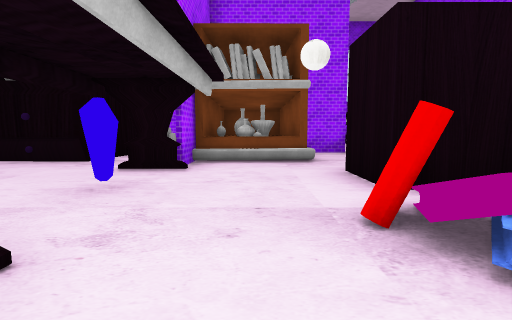
[1] (above)

21 first-person views from a walk through a scene from a Unity 3-D project. The camera is 1.3 m above the floor, tilts 6° down and sees 85° across. The floor is counted in squares, 2 m on a side. Each view is taken from the middle of a square. On the plan, view 1 faces up. The plan holds only what a view shows up to about 9 squares ahead; the rest is blank. The place goes on beyond the plan. The player character is not drawn. Some surface patterns are stand-ins.

[2]
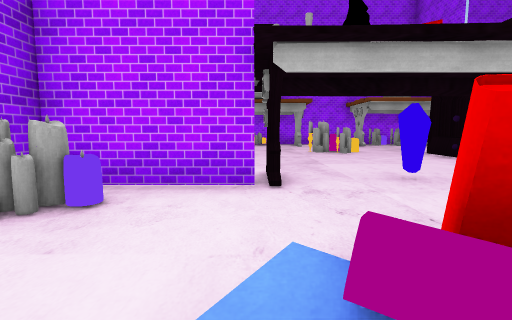

[3]
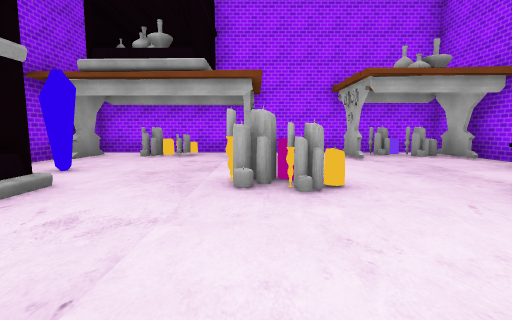

[4]
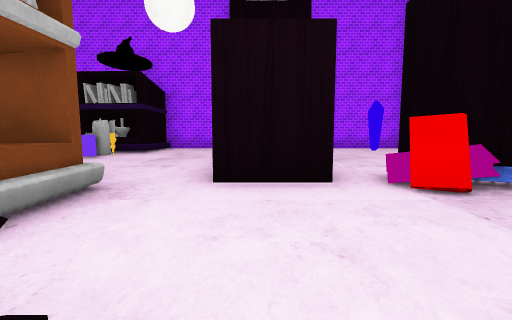

[5]
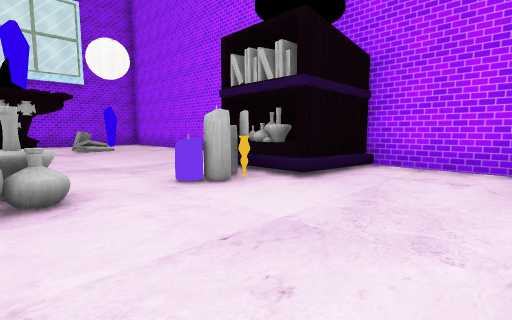

[6]
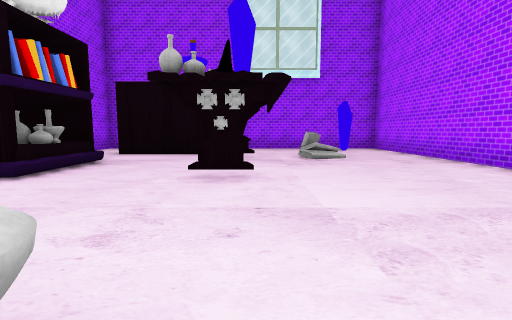

[7]
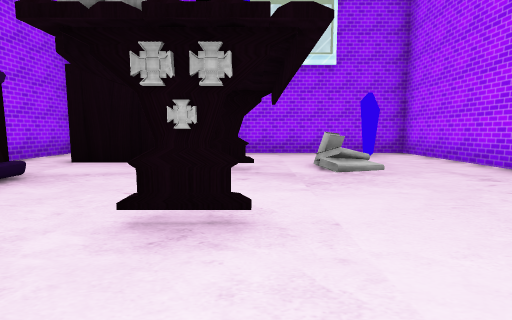

[8]
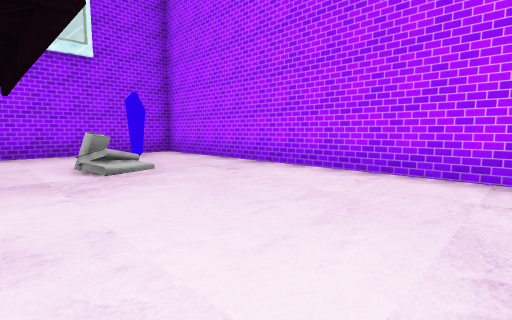

[9]
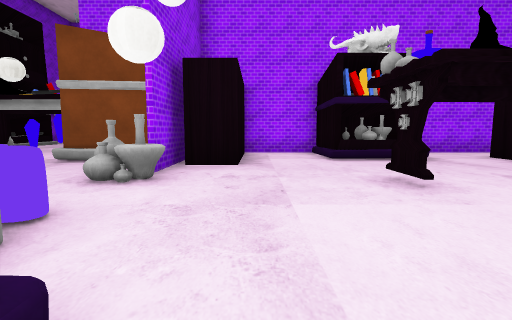

[10]
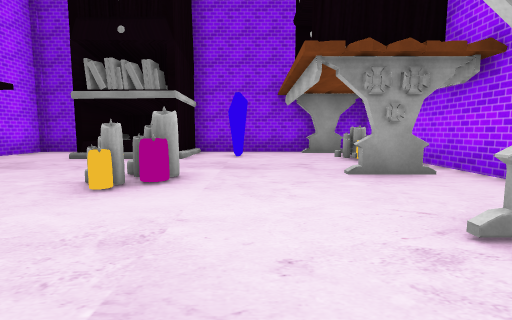

[11]
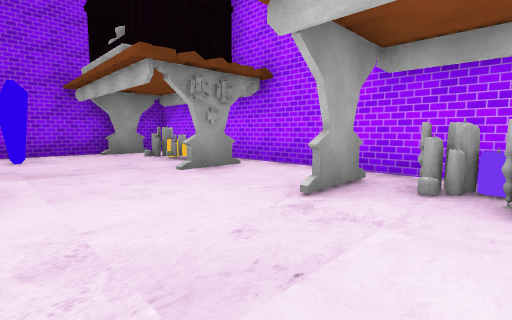

[12]
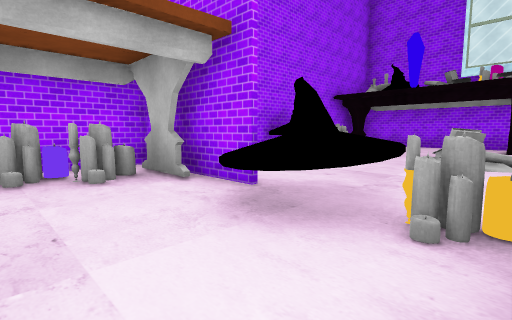

[13]
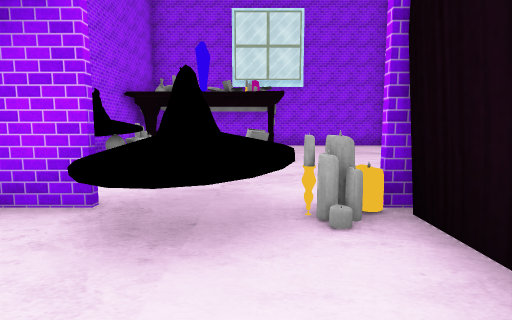

[14]
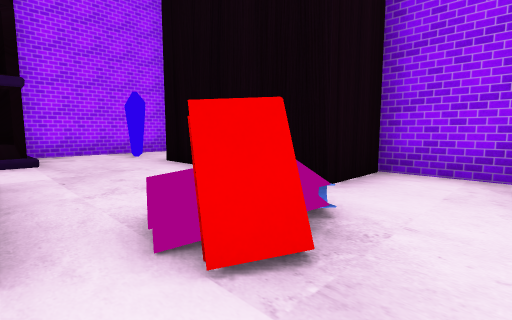

[15]
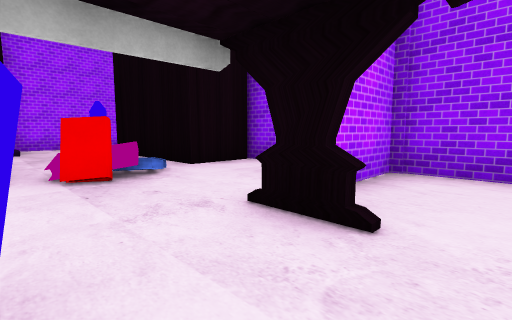

[16]
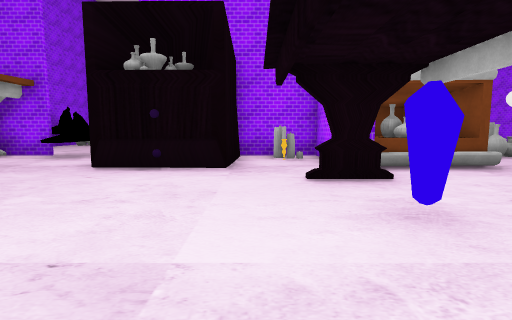

[17]
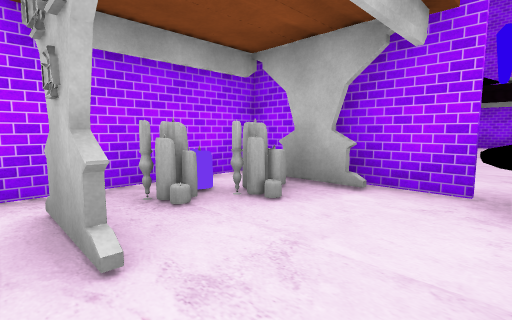

[18]
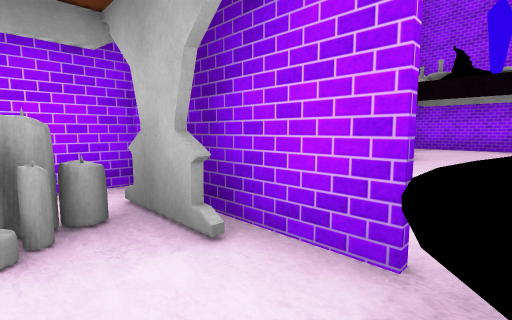

[19]
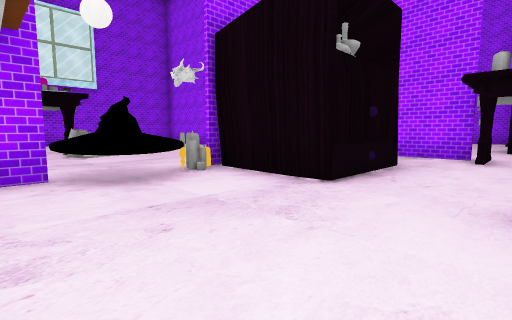

[20]
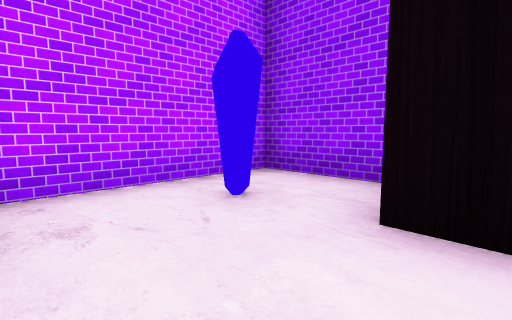

[21]
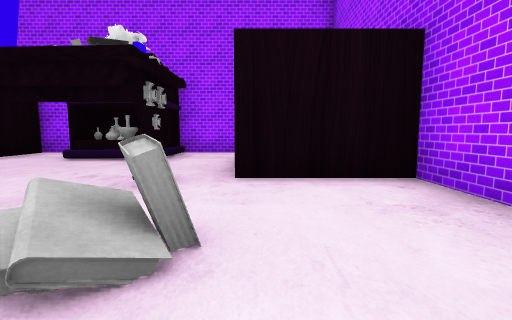

### Floor plan
Points are (right, up) in squares from view 1. A wall is a line through its corners. A room is listed if a view was taken in it or the views show most of it. See-through windows are left out.
Room 1 (view 1)
walls: (-1.3, 1) (-1.3, -1.6); (-1, -1.5) (1.9, -1.5)
low walls: (1.2, 1.6) (1, 1.7); (1.2, 1.7) (1, 1.7)
ways out: opening at (0.5, 1) to room 2
objects: candle (0, -1)
Room 2 (views 2, 3, 4, 5, 6, 7, 8, 9, 10, 11, 12, 13, 14, 15, 16, 17, 18, 19, 20, 21)
walls: (-2.4, 8.3) (-3.5, 8.3); (-1.3, 5.5) (-1.3, 4.8); (-1.4, 4.9) (-1.4, 5.5); (-1.3, 11.3) (-1.3, 9.6); (1.5, 8.4) (2.8, 8.4); (2.8, 8.3) (1.5, 8.3); (-8.4, 8.3) (-11.4, 8.3) (-11.4, 7.4); (-6.6, 12.9) (-7.2, 12.6); (0.7, 1.8) (1.1, 2.4); (0.9, 1.7) (1.2, 2.3); (2.9, 3) (1.5, 3) (1.5, 4.6); (1.8, 0.1) (5.8, 0.1); (-2.9, -1.5) (-1, -1.5); (-1.4, -1.6) (-1.4, 0.2); (-11.4, 5.4) (-11.4, -1.5) (-6.1, -1.5); (-1.3, 18) (-1.3, 13.8); (8.3, 10.1) (8.3, 18.2) (3.1, 18.2); (8.3, 5.1) (8.3, 7.2); (5.7, 15.5) (5.3, 15.2); (-8.4, 18.2) (-9.6, 18.2); (6.2, -1.5) (8.3, -1.5) (8.3, 2.2)
low walls: (1, 1.7) (1.4, 2.5); (6.1, 15.2) (5.5, 14.7)
ways out: opening at (0.5, 1) to room 1
objects: candle (-11, 6); candle (-11, 7); other object (-11, 12) to (-10, 13); other object (-10, 0); other object (-10, 1); table (-10, 3); other object (-10, 5); candle (-10, 6); candle (-10, 7); candle (-10, 8); other object (-10, 14); other object (-8, 0); other object (-8, 8) to (-7, 9); candle (-7, 3); candle (-7, 4); candle (-7, 8); shelf (-6, -1) to (-4, 0); candle (-6, 3); candle (-6, 4); candle (-6, 8); shelf (-5, 6) to (-4, 8); other object (-2, 1); other object (-2, 3); other object (-2, 5); candle (-2, 7); candle (-2, 8); shelf (-1, 6) to (1, 8); shelf (-1, 12) to (0, 13); other object (3, 12) to (4, 12); other object (3, 15) to (4, 15); candle (5, 8); candle (6, 8); other object (7, 0); shelf (7, 3) to (8, 4); shelf (7, 8) to (8, 9); other object (7, 17)

Where each view was taken, in squares from view 1:
view 1: 0 up, 0 right, facing up
view 2: 1 up, 2 right, facing left
view 3: 3 up, 3 left, facing left
view 4: 4 up, 2 left, facing right
view 5: 5 up, 3 right, facing up-right
view 6: 8 up, 4 right, facing up
view 7: 10 up, 4 right, facing up
view 8: 10 up, 4 right, facing up-right
view 9: 10 up, 7 right, facing left
view 10: 7 up, 8 left, facing down
view 11: 7 up, 7 left, facing down-left
view 12: 6 up, 6 left, facing up-left
view 13: 6 up, 7 left, facing up
view 14: 3 up, 0 right, facing down-right
view 15: 3 up, 3 left, facing down-right
view 16: 1 up, 3 left, facing up
view 17: 5 up, 8 left, facing up-left
view 18: 7 up, 8 left, facing up-left
view 19: 4 up, 9 left, facing up-right
view 20: 2 up, 5 right, facing down-right
view 21: 16 up, 7 right, facing left
